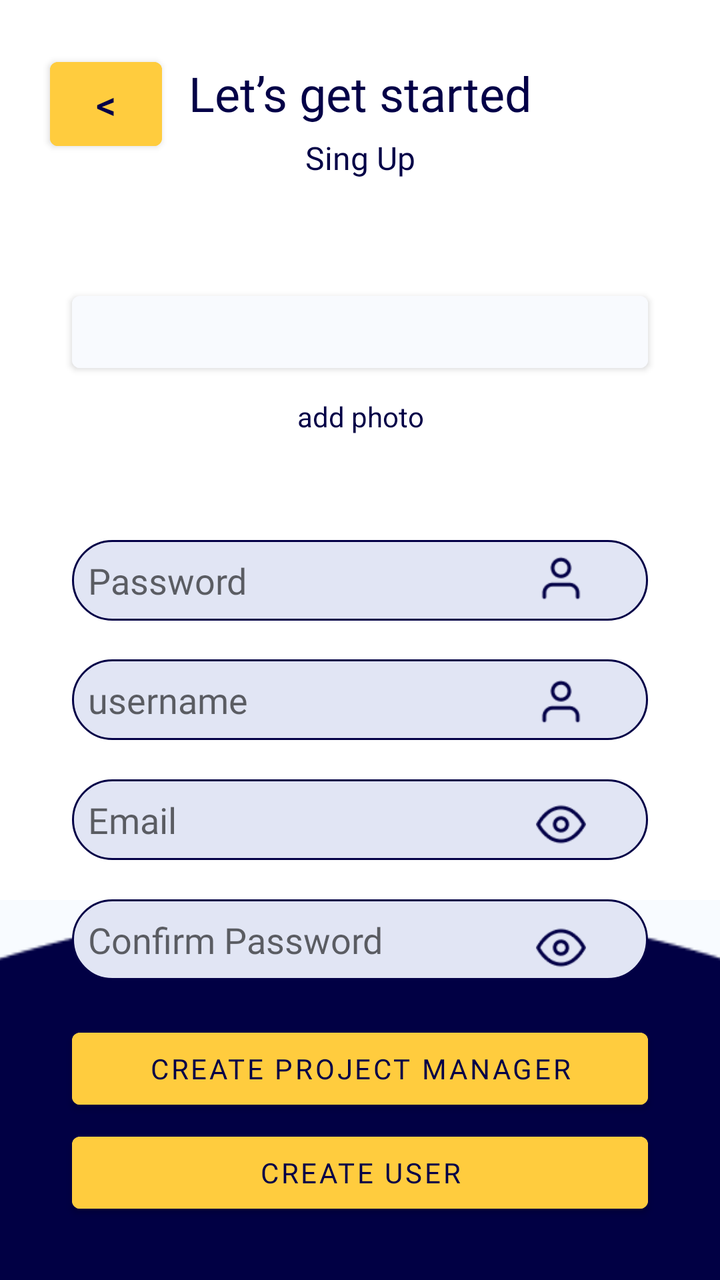
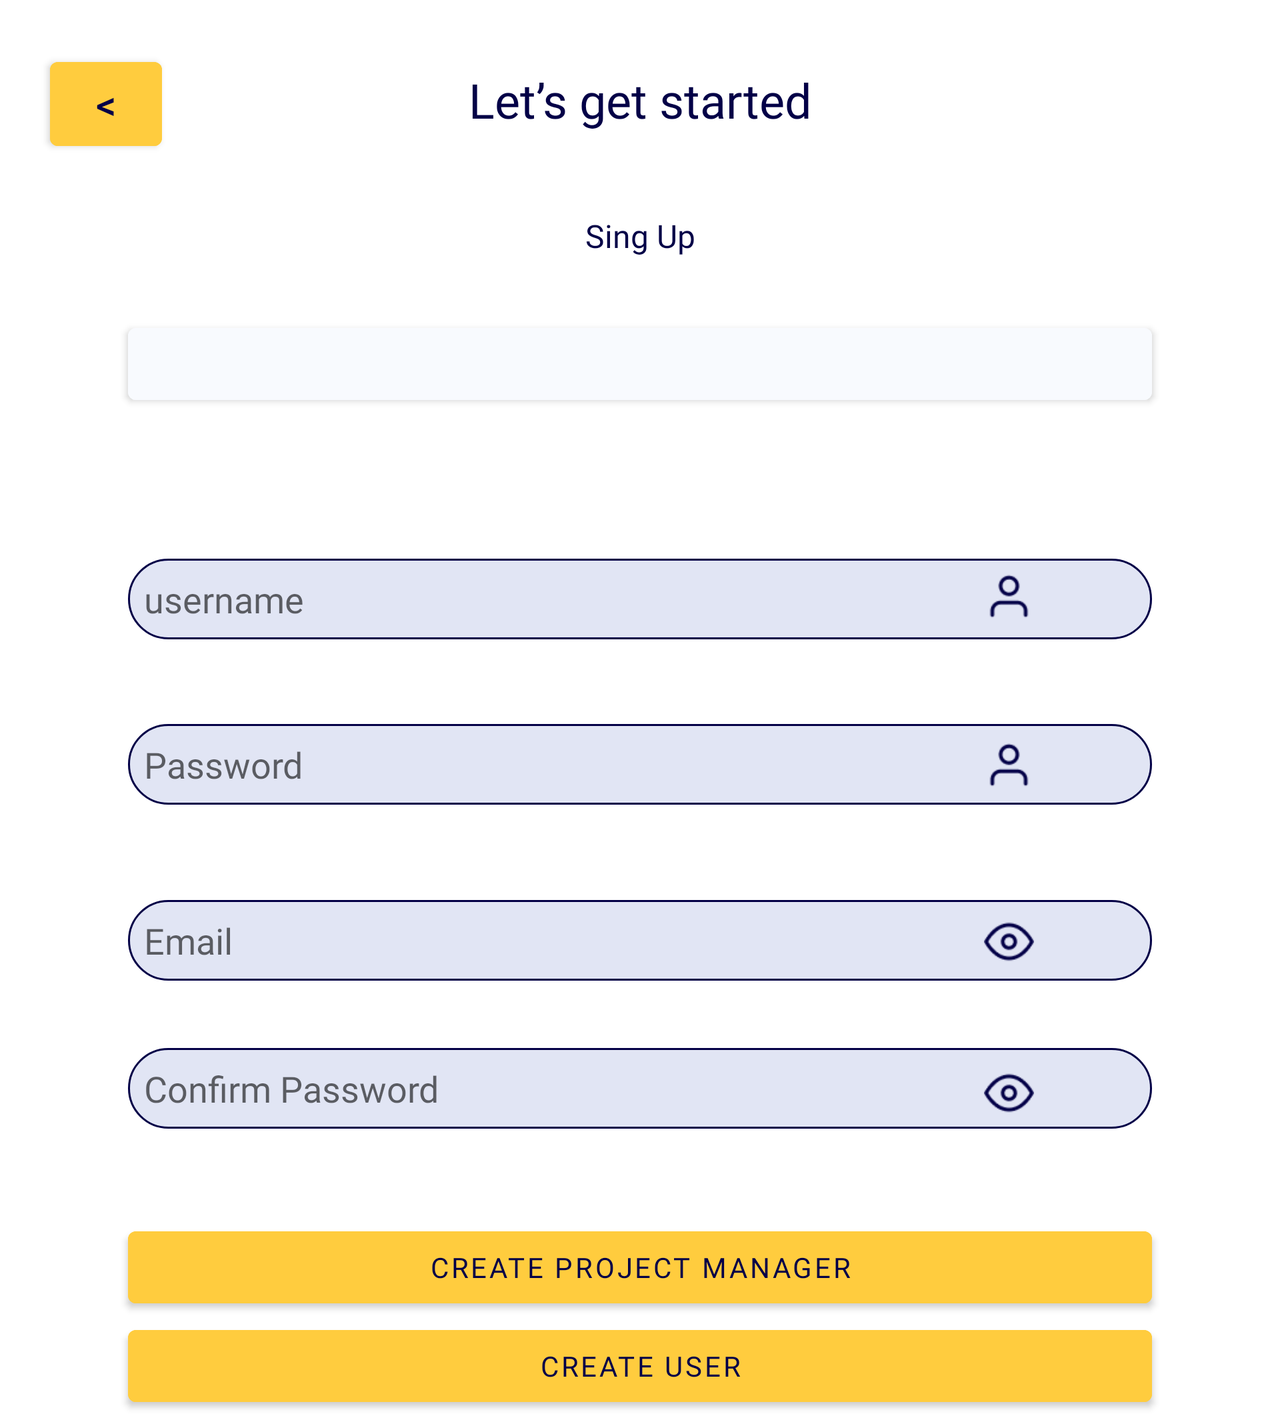

The same Android screen from two of the app's own layout files: first res/layout/ as a phone draws it, then the repository's variant for another configuration, drawn on a device whose configuration selects that folder. Both files follow.
<!-- AndroidManifest.xml: application theme Theme.MyApplication -->
<!-- res/layout/create_user_or_manager.xml -->
<?xml version="1.0" encoding="utf-8"?>
<androidx.constraintlayout.widget.ConstraintLayout xmlns:android="http://schemas.android.com/apk/res/android"
    xmlns:app="http://schemas.android.com/apk/res-auto"
    xmlns:tools="http://schemas.android.com/tools"
    android:layout_width="match_parent"
    android:layout_height="match_parent"
    tools:context=".ui.test.TestFragment">

    <TextView
        android:id="@+id/text_slideshow"
        android:layout_width="match_parent"
        android:layout_height="wrap_content"
        android:layout_marginStart="8dp"
        android:layout_marginTop="8dp"
        android:layout_marginEnd="8dp"
        android:textAlignment="center"
        android:textSize="20sp"
        app:layout_constraintBottom_toBottomOf="parent"
        app:layout_constraintEnd_toEndOf="parent"
        app:layout_constraintStart_toStartOf="parent"
        app:layout_constraintTop_toTopOf="parent" />

    <ImageView
        android:id="@+id/imageView2"
        android:layout_width="1646dp"
        android:layout_height="265dp"
        app:layout_constraintBottom_toBottomOf="parent"
        app:layout_constraintEnd_toEndOf="parent"
        app:layout_constraintHorizontal_bias="0.5"
        app:layout_constraintStart_toStartOf="parent"
        app:layout_constraintTop_toTopOf="parent"
        app:layout_constraintVertical_bias="1.2"
        app:srcCompat="@drawable/img" />

    <Button
        android:id="@+id/button5"
        android:layout_width="0dp"
        android:layout_height="wrap_content"
        app:layout_constraintHorizontal_bias="0.5"
        app:layout_constraintVertical_bias="0.95"
        app:layout_constraintWidth_percent="0.8"
        android:backgroundTint="#FFCC3E"
        android:fontFamily="@font/poppins"
        android:text="create user"
        android:textColor="#030047"
        app:layout_constraintBottom_toBottomOf="parent"
        app:layout_constraintEnd_toEndOf="parent"
        app:layout_constraintStart_toStartOf="parent"
        app:layout_constraintTop_toTopOf="parent" />

    <Button
        android:id="@+id/button4"
        android:layout_width="0dp"
        android:layout_height="wrap_content"
        android:backgroundTint="#FFCC3E"
        android:fontFamily="@font/poppins"
        android:text="create project manager"
        android:textColor="#030047"
        app:layout_constraintBottom_toBottomOf="parent"
        app:layout_constraintEnd_toEndOf="parent"
        app:layout_constraintStart_toStartOf="parent"
        app:layout_constraintTop_toTopOf="parent"
        app:layout_constraintVertical_bias="0.862"
        app:layout_constraintWidth_percent="0.8" />

    <TextView
        android:id="@+id/textView3"
        android:layout_width="0dp"
        android:layout_height="wrap_content"
        app:layout_constraintHorizontal_bias="0.5"
        app:layout_constraintVertical_bias="0.11"
        app:layout_constraintWidth_percent="0.8"
        android:fontFamily="@font/poppins"
        android:gravity="center"
        android:text="Sing Up"
        android:textColor="#030047"
        android:textSize="16sp"
        app:layout_constraintBottom_toBottomOf="parent"
        app:layout_constraintEnd_toEndOf="parent"
        app:layout_constraintStart_toStartOf="parent"
        app:layout_constraintTop_toTopOf="parent"
        />

    <TextView
        android:id="@+id/textView2"
        android:layout_width="0dp"
        android:layout_height="wrap_content"
        app:layout_constraintHorizontal_bias="0.5"
        app:layout_constraintVertical_bias="0.05"
        app:layout_constraintWidth_percent="0.8"
        android:fontFamily="@font/roboto_black"
        android:gravity="center"
        android:text="Let’s get started"
        android:textColor="#030047"
        app:layout_constraintBottom_toBottomOf="parent"
        app:layout_constraintEnd_toEndOf="parent"
        app:layout_constraintStart_toStartOf="parent"
        app:layout_constraintTop_toTopOf="parent"
        tools:fontFamily="@font/roboto_black"
        tools:textSize="24sp" />

    <Button
        android:id="@+id/button2"
        android:layout_width="56dp"
        android:layout_height="54dp"
        android:layout_marginStart="25dp"
        android:layout_marginTop="25dp"
        android:backgroundTint="#FFCC3E"
        android:text="@string/button_back"
        android:textColor="#030047"
        android:textSize="20sp"
        app:layout_constraintStart_toStartOf="parent"
        app:layout_constraintTop_toTopOf="parent" />

    <EditText
        android:id="@+id/editTextPassword"
        android:layout_width="0dp"
        android:layout_height="wrap_content"
        app:layout_constraintHorizontal_bias="0.5"
        app:layout_constraintVertical_bias="0.45"
        app:layout_constraintWidth_percent="0.8"
        android:background="@drawable/edit_text"
        android:fontFamily="@font/poppins"
        android:hint="Password"
        android:inputType="text"
        android:padding="8dp"
        app:layout_constraintBottom_toBottomOf="parent"
        app:layout_constraintEnd_toEndOf="parent"
        app:layout_constraintStart_toStartOf="parent"
        app:layout_constraintTop_toTopOf="parent"
        />

    <EditText
        android:id="@+id/editTextEmail"
        android:layout_width="0dp"
        android:layout_height="wrap_content"
        app:layout_constraintHorizontal_bias="0.5"
        app:layout_constraintVertical_bias="0.65"
        app:layout_constraintWidth_percent="0.8"
        android:background="@drawable/edit_text"
        android:fontFamily="@font/poppins"
        android:hint="Email"
        android:inputType="text"
        android:padding="8dp"
        app:layout_constraintBottom_toBottomOf="parent"
        app:layout_constraintEnd_toEndOf="parent"
        app:layout_constraintStart_toStartOf="parent"
        app:layout_constraintTop_toTopOf="parent"
        />

    <EditText
        android:id="@+id/editTextUsername"
        android:layout_width="0dp"
        android:layout_height="wrap_content"
        app:layout_constraintHorizontal_bias="0.5"
        app:layout_constraintVertical_bias="0.55"
        app:layout_constraintWidth_percent="0.8"
        android:background="@drawable/edit_text"
        android:fontFamily="@font/poppins"
        android:hint="username"
        android:inputType="text"
        android:padding="8dp"
        app:layout_constraintBottom_toBottomOf="parent"
        app:layout_constraintEnd_toEndOf="parent"
        app:layout_constraintStart_toStartOf="parent"
        app:layout_constraintTop_toTopOf="parent"
        />

    <EditText
        android:id="@+id/editTextPassword_confirm"
        android:layout_width="0dp"
        android:layout_height="wrap_content"
        app:layout_constraintHorizontal_bias="0.5"
        app:layout_constraintVertical_bias="0.75"
        app:layout_constraintWidth_percent="0.8"
        android:background="@drawable/edit_text"
        android:fontFamily="@font/poppins"
        android:hint="Confirm Password"
        android:inputType="textPassword"
        android:padding="8dp"
        app:layout_constraintBottom_toBottomOf="parent"
        app:layout_constraintEnd_toEndOf="parent"
        app:layout_constraintStart_toStartOf="parent"
        app:layout_constraintTop_toTopOf="parent"
        />

    <ImageView
        android:id="@+id/imageView6"
        android:layout_width="25dp"
        android:layout_height="25dp"
        app:layout_constraintHorizontal_bias="0.8"
        app:layout_constraintVertical_bias="0.65"
        app:layout_constraintWidth_percent="0.8"
        app:layout_constraintBottom_toBottomOf="parent"
        app:layout_constraintEnd_toEndOf="parent"
        app:layout_constraintStart_toStartOf="parent"
        app:layout_constraintTop_toTopOf="parent"
        app:srcCompat="@drawable/img_1" />

    <ImageView
        android:id="@+id/imageView4"
        android:layout_width="25dp"
        android:layout_height="25dp"
        app:layout_constraintHorizontal_bias="0.8"
        app:layout_constraintVertical_bias="0.75"
        app:layout_constraintWidth_percent="0.8"
        app:layout_constraintBottom_toBottomOf="parent"
        app:layout_constraintEnd_toEndOf="parent"
        app:layout_constraintStart_toStartOf="parent"
        app:layout_constraintTop_toTopOf="parent"

        app:srcCompat="@drawable/img_1" />

    <ImageView
        android:id="@+id/imageView5"
        android:layout_width="25dp"
        android:layout_height="25dp"
        app:layout_constraintHorizontal_bias="0.8"
        app:layout_constraintVertical_bias="0.45"
        app:layout_constraintWidth_percent="0.8"
        app:layout_constraintBottom_toBottomOf="parent"
        app:layout_constraintEnd_toEndOf="parent"
        app:layout_constraintStart_toStartOf="parent"
        app:layout_constraintTop_toTopOf="parent"

        app:srcCompat="@drawable/img_2" />

    <ImageView
        android:id="@+id/imageView7"
        android:layout_width="25dp"
        android:layout_height="25dp"
        app:layout_constraintHorizontal_bias="0.8"
        app:layout_constraintVertical_bias="0.55"
        app:layout_constraintWidth_percent="0.8"
        app:layout_constraintBottom_toBottomOf="parent"
        app:layout_constraintEnd_toEndOf="parent"

        app:layout_constraintStart_toStartOf="parent"
        app:layout_constraintTop_toTopOf="parent"

        app:srcCompat="@drawable/img_2" />


    <Button
        android:id="@+id/buttonSelectPhoto"
        android:layout_width="0dp"
        android:layout_height="wrap_content"
        app:layout_constraintHorizontal_bias="0.5"
        app:layout_constraintVertical_bias="0.24"
        app:layout_constraintWidth_percent="0.8"
        android:backgroundTint="#F8FAFE"
        android:onClick="onSelectPhotoButtonClick"
        app:layout_constraintBottom_toBottomOf="parent"
        app:layout_constraintEnd_toEndOf="parent"
        app:layout_constraintStart_toStartOf="parent"
        app:layout_constraintTop_toTopOf="parent" />

    <ImageView
        android:id="@+id/imageView9"
        android:layout_width="wrap_content"
        android:layout_height="wrap_content"
        android:layout_marginStart="193dp"
        android:layout_marginTop="192dp"
        android:layout_marginEnd="194dp"
        android:layout_marginBottom="515dp"
        app:layout_constraintBottom_toBottomOf="parent"
        app:layout_constraintEnd_toEndOf="parent"
        app:layout_constraintStart_toStartOf="parent"
        app:layout_constraintTop_toTopOf="parent"
        app:srcCompat="@drawable/mainadd" />

    <TextView
        android:id="@+id/textView6"
        android:layout_width="0dp"
        android:layout_height="wrap_content"
        app:layout_constraintHorizontal_bias="0.5"
        app:layout_constraintVertical_bias="0.32"
        app:layout_constraintWidth_percent="0.8"
        android:gravity="center"
        android:text="add photo"
        android:textColor="#030047"
        app:layout_constraintBottom_toBottomOf="parent"
        app:layout_constraintEnd_toEndOf="parent"
        app:layout_constraintStart_toStartOf="parent"
        app:layout_constraintTop_toTopOf="parent" />
</androidx.constraintlayout.widget.ConstraintLayout>
<!-- resources referenced by this layout -->
<resources>
  <!-- drawable edit_text (drawable) -->
  <?xml version="1.0" encoding="utf-8"?>
      <shape xmlns:android="http://schemas.android.com/apk/res/android"
          android:shape="rectangle">
          <solid android:color="#E1E5F4" /> 
          <corners android:radius="22dp" /> 
          <stroke
              android:width="1dp"
          android:color="#030047" /> 
      </shape>
  <!-- drawable img: png bitmap (drawable, 1551 bytes) -->
  <!-- drawable img_1: png bitmap (drawable, 742 bytes) -->
  <!-- drawable img_2: png bitmap (drawable, 500 bytes) -->
  <string name="button_back" translatable="false">&lt;</string>
  <style name="Theme.MyApplication" parent="Theme.MaterialComponents.DayNight.DarkActionBar">
          
          <item name="colorPrimary">@color/purple_500</item>
          <item name="colorPrimaryVariant">@color/purple_700</item>
          <item name="colorOnPrimary">@color/white</item>
          
          <item name="colorSecondary">@color/teal_200</item>
          <item name="colorSecondaryVariant">@color/teal_700</item>
          <item name="colorOnSecondary">@color/black</item>
          
          <item name="android:statusBarColor">?attr/colorPrimaryVariant</item>
          
      </style>
  <color name="purple_500">#FF6200EE</color>
  <color name="purple_700">#FF3700B3</color>
  <color name="white">#FFFFFFFF</color>
  <color name="teal_200">#FF03DAC5</color>
  <color name="teal_700">#FF018786</color>
  <color name="black">#FF000000</color>
</resources>
<!-- res/layout-land/create_user_or_manager.xml (the repository's variant of the layout above) -->
<!-- drawn on the phone turned sideways -->
<?xml version="1.0" encoding="utf-8"?>
<ScrollView xmlns:android="http://schemas.android.com/apk/res/android"
    xmlns:app="http://schemas.android.com/apk/res-auto"
    xmlns:tools="http://schemas.android.com/tools"
    android:layout_width="match_parent"
    android:layout_height="match_parent">
    <androidx.constraintlayout.widget.ConstraintLayout
        android:layout_width="match_parent"
        android:layout_height="wrap_content"
        tools:context=".ui.test.TestFragment">

        <TextView
            android:id="@+id/text_slideshow"
            android:layout_width="match_parent"
            android:layout_height="wrap_content"
            android:layout_marginStart="8dp"
            android:layout_marginTop="8dp"
            android:layout_marginEnd="8dp"
            android:textAlignment="center"
            android:textSize="20sp"
            app:layout_constraintBottom_toBottomOf="parent"
            app:layout_constraintEnd_toEndOf="parent"
            app:layout_constraintHorizontal_bias="0.0"
            app:layout_constraintStart_toStartOf="parent"
            app:layout_constraintTop_toTopOf="parent"
            app:layout_constraintVertical_bias="0.574" />

        <Button
            android:id="@+id/button5"
            android:layout_width="0dp"
            android:layout_height="wrap_content"
            android:layout_marginTop="49dp"
            android:backgroundTint="#FFCC3E"
            android:fontFamily="@font/poppins"
            android:text="create user"
            android:textColor="#030047"
            app:layout_constraintBottom_toBottomOf="parent"
            app:layout_constraintEnd_toEndOf="parent"
            app:layout_constraintStart_toStartOf="parent"
            app:layout_constraintTop_toTopOf="@+id/button4"
            app:layout_constraintVertical_bias="1.0"
            app:layout_constraintWidth_percent="0.8" />

        <Button
            android:id="@+id/button4"
            android:layout_width="0dp"
            android:layout_height="wrap_content"
            android:backgroundTint="#FFCC3E"
            android:fontFamily="@font/poppins"
            android:text="create project manager"
            android:textColor="#030047"
            app:layout_constraintBottom_toBottomOf="parent"
            app:layout_constraintEnd_toEndOf="parent"
            app:layout_constraintStart_toStartOf="parent"
            app:layout_constraintTop_toBottomOf="@+id/editTextPassword_confirm"
            app:layout_constraintVertical_bias="0.481"
            app:layout_constraintWidth_percent="0.8" />

        <TextView
        android:id="@+id/textView3"
        android:layout_width="0dp"
        android:layout_height="wrap_content"
        android:fontFamily="@font/poppins"
        android:gravity="center"
        android:text="Sing Up"
        android:textColor="#030047"
        android:textSize="16sp"
        app:layout_constraintBottom_toBottomOf="parent"
        app:layout_constraintEnd_toEndOf="parent"
        app:layout_constraintStart_toStartOf="parent"
        app:layout_constraintTop_toTopOf="parent"
        app:layout_constraintVertical_bias="0.156"
        app:layout_constraintWidth_percent="0.8" />

    <TextView
        android:id="@+id/textView2"
        android:layout_width="0dp"
        android:layout_height="wrap_content"
        app:layout_constraintHorizontal_bias="0.5"
        app:layout_constraintVertical_bias="0.05"
        app:layout_constraintWidth_percent="0.8"
        android:fontFamily="@font/roboto_black"
        android:gravity="center"
        android:text="Let’s get started"
        android:textColor="#030047"
        app:layout_constraintBottom_toBottomOf="parent"
        app:layout_constraintEnd_toEndOf="parent"
        app:layout_constraintStart_toStartOf="parent"
        app:layout_constraintTop_toTopOf="parent"
        tools:fontFamily="@font/roboto_black"
        tools:textSize="24sp" />

    <Button
        android:id="@+id/button2"
        android:layout_width="56dp"
        android:layout_height="54dp"
        android:layout_marginStart="25dp"
        android:layout_marginTop="25dp"
        android:backgroundTint="#FFCC3E"
        android:text="@string/button_back"
        android:textColor="#030047"
        android:textSize="20sp"
        app:layout_constraintStart_toStartOf="parent"
        app:layout_constraintTop_toTopOf="parent" />

        <EditText
            android:id="@+id/editTextPassword"
            android:layout_width="0dp"
            android:layout_height="wrap_content"
            android:background="@drawable/edit_text"
            android:fontFamily="@font/poppins"
            android:hint="Password"
            android:inputType="text"
            android:padding="8dp"
            app:layout_constraintBottom_toBottomOf="parent"
            app:layout_constraintEnd_toEndOf="parent"
            app:layout_constraintStart_toStartOf="parent"
            app:layout_constraintTop_toBottomOf="@+id/editTextUsername"
            app:layout_constraintVertical_bias="0.122"
            app:layout_constraintWidth_percent="0.8" />

        <EditText
            android:id="@+id/editTextEmail"
            android:layout_width="0dp"
            android:layout_height="wrap_content"
            android:background="@drawable/edit_text"
            android:fontFamily="@font/poppins"
            android:hint="Email"
            android:inputType="text"
            android:padding="8dp"
            app:layout_constraintBottom_toBottomOf="parent"
            app:layout_constraintEnd_toEndOf="parent"
            app:layout_constraintStart_toStartOf="parent"
            app:layout_constraintTop_toBottomOf="@+id/text_slideshow"
            app:layout_constraintVertical_bias="0.119"
            app:layout_constraintWidth_percent="0.8" />

        <EditText
        android:id="@+id/editTextUsername"
        android:layout_width="0dp"
        android:layout_height="wrap_content"
        android:background="@drawable/edit_text"
        android:fontFamily="@font/poppins"
        android:hint="username"
        android:inputType="text"
        android:padding="8dp"
        app:layout_constraintBottom_toBottomOf="parent"
        app:layout_constraintEnd_toEndOf="parent"
        app:layout_constraintStart_toStartOf="parent"
        app:layout_constraintTop_toTopOf="parent"
        app:layout_constraintVertical_bias="0.419"
        app:layout_constraintWidth_percent="0.8" />

        <EditText
            android:id="@+id/editTextPassword_confirm"
            android:layout_width="0dp"
            android:layout_height="wrap_content"
            android:background="@drawable/edit_text"
            android:fontFamily="@font/poppins"
            android:hint="Confirm Password"
            android:inputType="textPassword"
            android:padding="8dp"
            app:layout_constraintBottom_toBottomOf="parent"
            app:layout_constraintEnd_toEndOf="parent"
            app:layout_constraintStart_toStartOf="parent"
            app:layout_constraintTop_toBottomOf="@+id/editTextPassword"
            app:layout_constraintVertical_bias="0.46"
            app:layout_constraintWidth_percent="0.8" />

        <ImageView
            android:id="@+id/imageView6"
            android:layout_width="25dp"
            android:layout_height="25dp"
            app:layout_constraintBottom_toBottomOf="parent"
            app:layout_constraintEnd_toEndOf="parent"
            app:layout_constraintHorizontal_bias="0.8"
            app:layout_constraintStart_toStartOf="parent"
            app:layout_constraintTop_toBottomOf="@+id/imageView7"
            app:layout_constraintVertical_bias="0.22"
            app:layout_constraintWidth_percent="0.8"
            app:srcCompat="@drawable/img_1" />

        <ImageView
            android:id="@+id/imageView4"
            android:layout_width="25dp"
            android:layout_height="25dp"
            app:layout_constraintBottom_toBottomOf="parent"
            app:layout_constraintEnd_toEndOf="parent"
            app:layout_constraintHorizontal_bias="0.8"
            app:layout_constraintStart_toStartOf="parent"
            app:layout_constraintTop_toTopOf="parent"
            app:layout_constraintVertical_bias="0.783"
            app:layout_constraintWidth_percent="0.8"

            app:srcCompat="@drawable/img_1" />

        <ImageView
        android:id="@+id/imageView5"
        android:layout_width="25dp"
        android:layout_height="25dp"
        app:layout_constraintHorizontal_bias="0.8"
        app:layout_constraintVertical_bias="0.419"
        app:layout_constraintWidth_percent="0.8"
        app:layout_constraintBottom_toBottomOf="parent"
        app:layout_constraintEnd_toEndOf="parent"
        app:layout_constraintStart_toStartOf="parent"
        app:layout_constraintTop_toTopOf="parent"

        app:srcCompat="@drawable/img_2" />


        <ImageView
            android:id="@+id/imageView7"
            android:layout_width="25dp"
            android:layout_height="25dp"
            app:layout_constraintBottom_toBottomOf="parent"
            app:layout_constraintEnd_toEndOf="parent"
            app:layout_constraintHorizontal_bias="0.8"
            app:layout_constraintStart_toStartOf="parent"
            app:layout_constraintTop_toBottomOf="@+id/imageView5"
            app:layout_constraintVertical_bias="0.16"
            app:layout_constraintWidth_percent="0.8"
            app:srcCompat="@drawable/img_2" />

        <Button
        android:id="@+id/buttonSelectPhoto"
        android:layout_width="0dp"
        android:layout_height="wrap_content"
        app:layout_constraintHorizontal_bias="0.5"
        app:layout_constraintVertical_bias="0.24"
        app:layout_constraintWidth_percent="0.8"
        android:backgroundTint="#F8FAFE"
        android:onClick="onSelectPhotoButtonClick"
        app:layout_constraintBottom_toBottomOf="parent"
        app:layout_constraintEnd_toEndOf="parent"
        app:layout_constraintStart_toStartOf="parent"
        app:layout_constraintTop_toTopOf="parent" />

        <ImageView
            android:id="@+id/imageView9"
            android:layout_width="wrap_content"
            android:layout_height="wrap_content"
            android:layout_marginStart="193dp"
            android:layout_marginTop="192dp"
            android:layout_marginEnd="194dp"
            android:layout_marginBottom="515dp"
            app:layout_constraintBottom_toBottomOf="parent"
            app:layout_constraintEnd_toEndOf="parent"
            app:layout_constraintStart_toStartOf="parent"
            app:layout_constraintTop_toTopOf="parent"
            app:layout_constraintVertical_bias="1.0"
            app:srcCompat="@drawable/mainadd" />

        <TextView
        android:id="@+id/textView6"
        android:layout_width="0dp"
        android:layout_height="wrap_content"
        android:gravity="center"
        android:text="add photo"
        android:textColor="#030047"
        app:layout_constraintBottom_toBottomOf="parent"
        app:layout_constraintEnd_toEndOf="parent"
        app:layout_constraintStart_toStartOf="parent"
        app:layout_constraintTop_toTopOf="parent"
        app:layout_constraintVertical_bias="0.257"
        app:layout_constraintWidth_percent="0.8" />
    </androidx.constraintlayout.widget.ConstraintLayout>
</ScrollView>
<!-- resources referenced by the variant -->
<!-- as the phone turned sideways resolves them -->
<resources>
  <!-- drawable edit_text (drawable) -->
  <?xml version="1.0" encoding="utf-8"?>
      <shape xmlns:android="http://schemas.android.com/apk/res/android"
          android:shape="rectangle">
          <solid android:color="#E1E5F4" /> 
          <corners android:radius="22dp" /> 
          <stroke
              android:width="1dp"
          android:color="#030047" /> 
      </shape>
  <!-- drawable img_1: png bitmap (drawable, 742 bytes) -->
  <!-- drawable img_2: png bitmap (drawable, 500 bytes) -->
  <string name="button_back" translatable="false">&lt;</string>
  <style name="Theme.MyApplication" parent="Theme.MaterialComponents.DayNight.DarkActionBar">
          
          <item name="colorPrimary">@color/purple_500</item>
          <item name="colorPrimaryVariant">@color/purple_700</item>
          <item name="colorOnPrimary">@color/white</item>
          
          <item name="colorSecondary">@color/teal_200</item>
          <item name="colorSecondaryVariant">@color/teal_700</item>
          <item name="colorOnSecondary">@color/black</item>
          
          <item name="android:statusBarColor">?attr/colorPrimaryVariant</item>
          
      </style>
  <color name="purple_500">#FF6200EE</color>
  <color name="purple_700">#FF3700B3</color>
  <color name="white">#FFFFFFFF</color>
  <color name="teal_200">#FF03DAC5</color>
  <color name="teal_700">#FF018786</color>
  <color name="black">#FF000000</color>
</resources>
